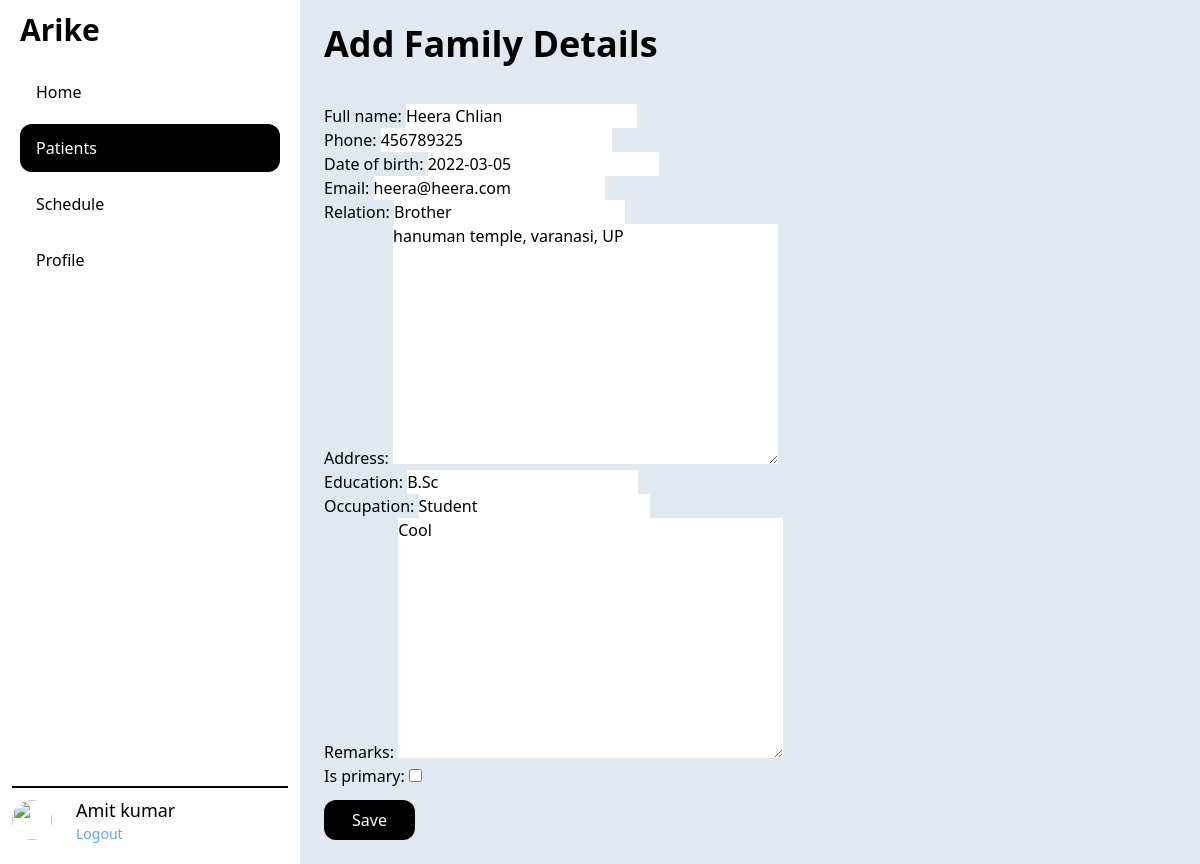
The page /patient/1/family/update/1 (signed in) on the database its author committed.
### app_admin/models.py (models this page shows)
class AppUser(AbstractBaseUser, PermissionsMixin):
    fullname = models.CharField(max_length=TEXT_LENGTH, blank=True)
    role = models.CharField(choices=ROLE_CHOICES,
                            max_length=TEXT_LENGTH, default=ROLE_CHOICES[0][0])
    email = models.EmailField(unique=True)
    phone = models.IntegerField(blank=True, null=True)
    is_verified = models.BooleanField(default=False)
    district = models.ForeignKey(
        District, on_delete=models.CASCADE, blank=True, null=True)
    facility = models.ForeignKey(
        Facility, on_delete=models.CASCADE, blank=True, null=True)
    is_staff = models.BooleanField(default=False)
    is_active = models.BooleanField(default=True)
    is_superuser = models.BooleanField(default=False)
    USERNAME_FIELD = "email"
    REQUIRED_FIELDS = []
    objects = AppUserManager()

### patient/models.py (models this page shows, shortened)
class FamilyDetail(models.Model):
    full_name = models.CharField(max_length=TEXT_LENGTH)
    phone = models.IntegerField()
    date_of_birth = models.DateField()
    email = models.CharField(max_length=TEXT_LENGTH)
    relation = models.CharField(max_length=TEXT_LENGTH)
    address = models.TextField()
    education = models.CharField(max_length=TEXT_LENGTH)
    occupation = models.CharField(max_length=TEXT_LENGTH)
    remarks = models.TextField()
    is_primary = models.BooleanField(default=False)
    patient = models.ForeignKey(Patient, on_delete=models.CASCADE)

### patient/views.py (the view, shortened to what this page needs)
# urls.py: path('<int:patient_id>/family/update/<int:pk>',views.FamilyDetailUpdateView.as_view(), name="familydetail_update"),
class FamilyDetailUpdateView(LoginRequiredMixin, generic.UpdateView):
    model = FamilyDetail
    form_class = FamilyDetailForm

### patient/views.py
class FamilyDetailForm(ModelForm):
    class Meta:
        model = FamilyDetail
        exclude = ["patient"]

### patient/templates/patient/familydetail_form.html (shortened to what this page needs)
{% extends "base.html" %}
{% block content %}
    <div class="flex justify-between items-center">
        <h1 class="text-4xl font-bold">Add Family Details</h1>
    </div>
    <section class="mt-10">
        <form method="post">
            {{ form.as_p }}
            <input type="submit" value="Save" class="bg-black py-2 px-7 text-white rounded-xl mt-3">
        </form>
    </section>
{% endblock %}

### templates/base.html (shortened to what this page needs)
{% url 'patient:patient_list' as patient_url %}
{% url 'home_page' as home_url %}
{% url 'app_admin:facility_list' as facility_url %}
{% url 'app_admin:user_list' as user_url %}
{% url 'app_admin:profile_page' as profile_url %}
{% url 'patient:schedule_list' as schedule_url %}
<!DOCTYPE html>
<html lang="en">
<head>
    <script src="https://cdn.tailwindcss.com"></script>
</head>
<body>
    <div class="main_app h-screen flex flex-row">
        <div class="basis-1/4 flex flex-col p-3">
            <div>
                <h1 class="text-3xl font-bold ml-2">Arike</h1>
            </div>
            <nav class="grow flex flex-col p-2 py-4">
                <a class="hover:bg-black hover:text-white my-1 p-3 pl-4 rounded-xl {% if request.path == home_url %} text-white bg-black {% endif %}" href="{{home_url}}">Home</a>
                <a class="hover:bg-black hover:text-white my-1 p-3 pl-4 rounded-xl {% if patient_url in request.path and schedule_url not in request.path %} text-white bg-black {% endif %}" href="{{patient_url}}">Patients</a>
                <a class="hover:bg-black hover:text-white my-1 p-3 pl-4 rounded-xl {% if schedule_url in request.path %} text-white bg-black {% endif %}" href="{{schedule_url}}">Schedule</a>
                <a class="hover:bg-black hover:text-white my-1 p-3 pl-4 rounded-xl {% if profile_url in request.path %} text-white bg-black {% endif %}" href="{{profile_url}}">Profile</a>
            </nav>
            <div class="border-t-2 border-black flex items-center py-2">
                {% if user.is_authenticated %}
                <img class="h-10 w-10 rounded-full"
                    src="https://img.freepik.com/free-vector/mysterious-mafia-man-smoking-cigarette_52683-34828.jpg?t=st=1646297009~exp=1646297609~hmac=c27dc13388a3c6e94f089242b641cd9315c087c7e410346b2e151a41e6f7775d&w=740" />
                <div class="ml-6">
                    <p class="text-lg font-medium">{{user.fullname}}</p>
                    <p class="text-sm">
                        <a href="{% url 'auth_logout' %}" class="text-blue-400">Logout</a>
                    </p>
                </div>
                {% else %}
                <div class="grow text-center">
                    <a href="{% url 'auth_login' %}" class="text-blue-400">Login</a>
                </div>
                {% endif %}
            </div>
        </div>
        <main class="grow bg-slate-200 p-6 overflow-y-auto">
            {% block content %} {% endblock %}
        </main>
    </div>
</body>
</html>

### rows shown on the page
AppUser: fullname "Amit kumar"
FamilyDetail: full_name "Heera Chlian", phone "456789325", date_of_birth "2022-03-05", email "heera@heera.com", relation "Brother", address "hanuman temple, varanasi, UP", education "B.Sc", occupation "Student", remarks "Cool"
